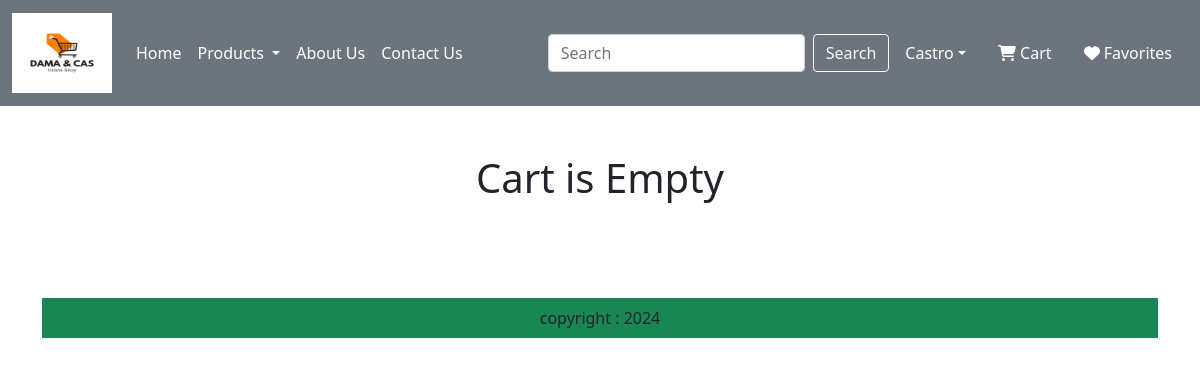
The page /cart/ (signed in) on the database as committed earlier.
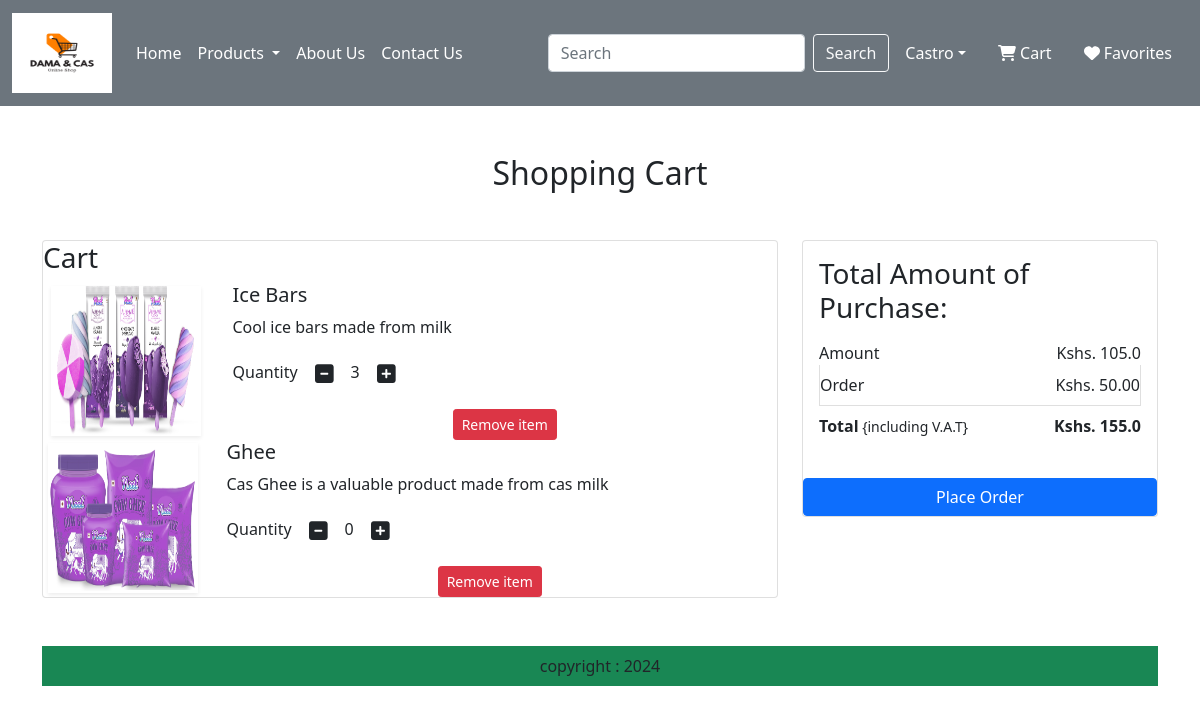
The same page on the database as committed later.
### app/models.py (models this page shows, shortened)
class Cart(models.Model):
    user=models.ForeignKey(User, on_delete=models.CASCADE)
    product=models.ForeignKey(Product, on_delete=models.CASCADE)
    quantity=models.PositiveIntegerField(default=1)

class Product(models.Model):
    title=models.CharField(max_length=100)
    selling_price=models.FloatField()
    discounted_price=models.FloatField()
    description=models.TextField()
    composition=models.TextField()
    composition=models.TextField(default='')
    prodapp=models.TextField(default='')
    category=models.CharField(choices=CATEGORY_CHOICES, max_length=2)
    product_image=models.ImageField(upload_to="product")

### app/views.py (the view)
# urls.py: path("cart/",views.show_cart,name="showcart"),
def show_cart(request):
    user=request.user
    cart = Cart.objects.filter(user=user)
    amount = 0
    for p in cart:
        value= p.quantity * p.product.discounted_price
        amount=amount + value
    totalamount = amount + 50
    return render(request,"app/addtocart.html",locals())

### app/templates/app/addtocart.html (shortened to what this page needs)
{% extends "app/base.html" %}
{% load static %}
{% block main-content %}
<div class="container my-5">
    <div class="row">
        {% if cart %}
        <h2 class="text-center mb-5">Shopping Cart</h2>
        <div class="col-sm-8">
            <div class="card">
                <h3>Cart</h3>
                {% for item in cart  %}
                <div class="row">
                    <div class="col-sm-3 text-center align-self-center"><img src="{{item.product.product_image.url}}" alt="product image" class="img_fluid img_thumbnail shadow-sm" height="150" width="150">
                </div>
                <div class="col-sm-9">
                    <div>
                        <h5>{{item.product.title}}</h5>
                        <p class="mb-2 text-muted-small">{{item.product.description}}</p>
                        <div class="my-3">
                            <label for="quantity">Quantity</label>
                            <a class="minus-cart btn" pid={{item.product.id}}><i class="fas fa-minus-square fa-lg"></i></a>
                            <span id="quantity">{{item.quantity}}</span>
                            <a class="plus-cart btn" pid={{item.product.id}}><i class="fas fa-plus-square fa-lg "></i></a>
                        </div>
                        <div class="d-flex justify-content-center">
                            <a href="#" class="remove-cart btn btn-sm btn-danger mr-3" pid={{item.product.id}}>
                                Remove item
                            </a>
                        </div>
                    </div>
                </div>
                <br class="text-muted">
                {% endfor %}
            </div>
        </div>
     </div>
     </div>
     <div class="col-sm-4">
     <div class="card">
        <div class="card-body">
            <h3>Total Amount of Purchase: </h3>
            <ul class="list-group">
                <li class="list-group-item d-flex justify-content-between align-items-center border-0 px-0 pb-0">
                    Amount<span id="amount">Kshs. {{amount}}</span>
                </li>
                <li class="list-group-item d-flex justify-content-between align-items-center px-0">
                    Order<span>Kshs. 50.00</span>
                </li>
                <li class="list-group-item d-flex justify-content-between align-items-center border-0 px-0 mb-3">
                    <div>
                        <strong>Total</strong><small> {including V.A.T}</small>
                    </div>
                    <span id="totalamount"><strong>Kshs. {{totalamount}}</strong></span>
                    </div>
            <div class="d-grid"><a href="{% url "checkout" %}" class="btn btn-primary">Place Order</a>
            </div>
        </div>
    </div>
    {% else %}
    <h1 class="text-center mb-5">Cart is Empty</h1>
    {% endif %}
</div>
{% endblock main-content %}

### app/templates/app/base.html (shortened to what this page needs)
<!DOCTYPE html>
{% load static %}
<html lang='en'>
    <head>
        <link href="https://cdn.jsdelivr.net/npm/bootstrap@5.0.2/dist/css/bootstrap.min.css" rel="stylesheet">
        <link rel='stylesheet' href="{% static "app/css/owl.carousel.min.css" %}"/>
        <link rel='stylesheet' href="{% static "app/css/all.min.css" %}"/>
        <link rel='stylesheet' href="{% static "app/css/style.css" %}"/>
        <link rel="stylesheet" href="https://cdnjs.cloudflare.com/ajax/libs/font-awesome/5.15.1/css/all.min.css" />
    </head>
    <body>
        <nav class="navbar navbar-expand-lg navbar-light bg-secondary">
            <div class="container-fluid">
              <a class="navbar-brand" href="#">
                <img src="{% static "app/images/logo.png" %}" width="100" height="80" alt="logo"/>
              </a>
              <div class="collapse navbar-collapse" id="navbarSupportedContent">
                <ul class="navbar-nav me-auto mb-2 mb-lg-0">
                  {% if request.user.is_authenticated %}
                  <li class="nav-item">
                    <a class="nav-link text-white active" aria-current="page" href="/">Home</a>
                  </li>
                  <li class="nav-item dropdown">
                    <a class="nav-link text-white dropdown-toggle" href="#" id="navbarDropdown" role="button" data-bs-toggle="dropdown" aria-expanded="false">
                      Products
                    </a>
                  </li>
                  <li class="nav-item">
                    <a class="nav-link text-white" href="{% url "about"  %}" tabindex="-1" aria-disabled="true">About Us</a>
                  </li>
                  <li class="nav-item">
                    <a class="nav-link text-white" href="{% url "contact" %}" tabindex="-1" aria-disabled="true">Contact Us</a>
                  </li>
                </ul>
                <form class="d-flex">
                  <input class="form-control me-2" type="search" placeholder="Search" aria-label="Search">
                  <button class="btn btn-outline-light" type="submit">Search</button>
                </form>
              </div>
              <ul class="navbar-nav me-auto mb-2 mb-lg-0">
                <li class="nav-item dropdown mx-2">
                  <a class="nav-link dropdown-toggle text-white" href="" id="profieDropdown" role="button" data-bs-toggle="dropdown" aria-expanded="false">Castro</a>
                </li>
                <li class="nav-item mx-2">
                  <a href="#" class="nav-link text-white">
                    <i class="fas fa-shopping-cart"></i> Cart
                  </a>
                </li>
                <li class="nav-item mx-2">
                  <a href="#" class="nav-link text-white">
                    <i class="fas fa-heart"></i> Favorites</a>
                </li>
                {% endif %}
              </ul>
            </div>
          </nav>
          {% block main-content %}{% endblock main-content %}
        <footer class="container-fluid relative-bottom bg-success text-center p-2 mt-5">
          copyright : 2024
        </footer>
</body>
</html>

Rows that differ between the two databases and show on the page:
added Cart: product.product_image (picture), product "Ice Bars", product.description "Cool ice bars made from milk", quantity "3"
added Cart: product.product_image (picture), product "Ghee", product.description "Cas Ghee is a valuable product made from cas milk", quantity "0"
Other text that changed with them:
{{ amount }}: (not shown) → "105.0"
{{ totalamount }}: (not shown) → "155.0"
text no longer shown: "Cart is Empty"
text now shown: "Shopping Cart Cart Total Amount of Purchase: Amount Kshs. Order Kshs. 50.00 Total {including V.A.T} Kshs. Place Order"
